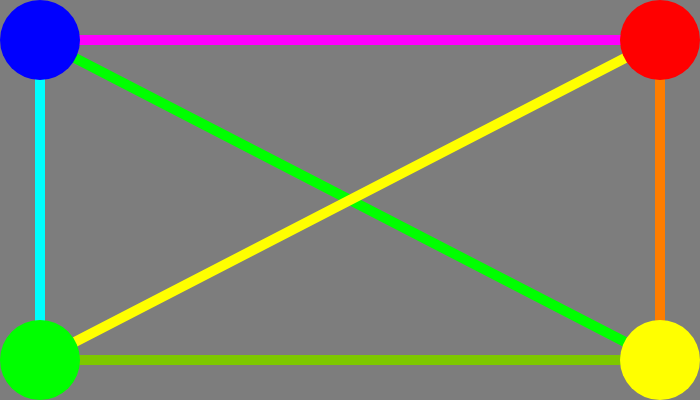
Frame 1 (no input)
Frame 60 (no input): identical to frame 1, image omitted
Frame 120 (the mouse pressed at the canvas centre since frame 60): identical to frame 1, image omitted

The p5.js sketch that drew this single still picture (run headless with seeded random() and noise() and a simulated clock; from frame 60 on, the mouse is pressed at the canvas centre):

// p5.js sketch
// ── sketch.js
function setup() {
  // Create the canvas
  createCanvas(700, 400);
  background(125);

  strokeWeight(10);

  // Line - Left Vertical
  stroke(0, 255, 255);
  line(40, 40, 40, 360);

  // Line - Right Vertical
  stroke(255, 125, 0);
  line(660, 40, 660, 360);

  // Line - Bottom Horizontal
  stroke(125, 200, 0);
  line(40, 360, 660, 360);

  // Line - Top Horizontal
  stroke(255, 0, 255);
  line(40, 40, 660, 40);

  // Line - Top to Bottom Diagonal
  stroke(0, 255, 0);
  line(40, 40, 660, 360);

  // Line - Bottom to Top Diagonal
  stroke(255, 255, 0);
  line(40, 360, 660, 40);

  noStroke();

  // Ellipse - Top left
  fill(0, 0, 255);
  ellipse(40, 40, 80, 80);

  // Ellipe - Top right
  fill(255, 0, 0);
  ellipse(660, 40, 80, 80);

  // Ellipse - Bottom left
  fill(0, 255, 0);
  ellipse(40, 360, 80, 80);

  // Ellipse - Bottom right
  fill(255, 255, 0);
  ellipse(660, 360, 80, 80);

}

function draw() {

}
